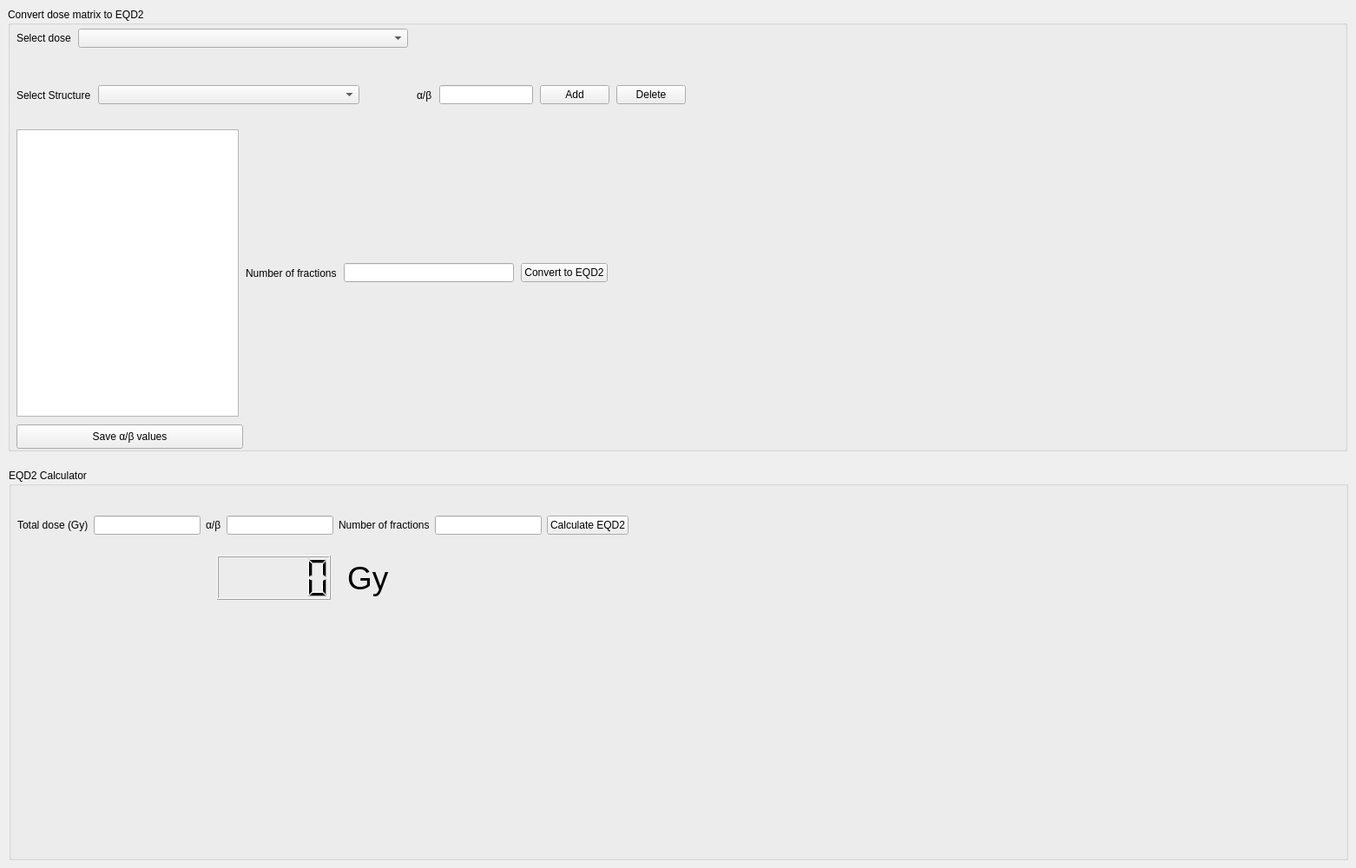
          <widget class="QWidget" name="eqd2">
           <attribute name="title">
            <string>EQD2</string>
           </attribute>
           <widget class="QGroupBox" name="dose_matri_to_eqd2">
            <property name="geometry">
             <rect>
              <x>9</x>
              <y>9</y>
              <width>1543</width>
              <height>511</height>
             </rect>
            </property>
            <property name="title">
             <string>Convert dose matrix to EQD2</string>
            </property>
            <widget class="QWidget" name="layoutWidget_00">
             <property name="geometry">
              <rect>
               <x>10</x>
               <y>20</y>
               <width>451</width>
               <height>30</height>
              </rect>
             </property>
             <layout class="QHBoxLayout" name="horizontalLayout" stretch="0,3">
              <property name="spacing">
               <number>8</number>
              </property>
              <item>
               <widget class="QLabel" name="eqd2_lab1">
                <property name="text">
                 <string>Select dose</string>
                </property>
               </widget>
              </item>
              <item>
               <widget class="QComboBox" name="dose_list"/>
              </item>
             </layout>
            </widget>
            <widget class="QWidget" name="layoutWidget_01">
             <property name="geometry">
              <rect>
               <x>10</x>
               <y>70</y>
               <width>771</width>
               <height>61</height>
              </rect>
             </property>
             <layout class="QHBoxLayout" name="chose_struct" stretch="0,8,0,0,0,0,0">
              <property name="spacing">
               <number>8</number>
              </property>
              <item>
               <widget class="QLabel" name="eqd2_lab1_2">
                <property name="text">
                 <string>Select Structure</string>
                </property>
               </widget>
              </item>
              <item>
               <widget class="QComboBox" name="eqd2_struct_list"/>
              </item>
              <item>
               <spacer name="horizontalSpacer_47">
                <property name="orientation">
                 <enum>Qt::Orientation::Horizontal</enum>
                </property>
                <property name="sizeType">
                 <enum>QSizePolicy::Policy::Fixed</enum>
                </property>
                <property name="sizeHint" stdset="0">
                 <size>
                  <width>58</width>
                  <height>20</height>
                 </size>
                </property>
               </spacer>
              </item>
              <item>
               <widget class="QLabel" name="eqd2_lab1_3">
                <property name="text">
                 <string>α/β</string>
                </property>
               </widget>
              </item>
              <item>
               <widget class="QLineEdit" name="ab_input"/>
              </item>
              <item>
               <widget class="QPushButton" name="add_to_ab_list">
                <property name="text">
                 <string>Add</string>
                </property>
               </widget>
              </item>
              <item>
               <widget class="QPushButton" name="delete_from_ab_list">
                <property name="text">
                 <string>Delete</string>
                </property>
               </widget>
              </item>
             </layout>
            </widget>
            <widget class="QWidget" name="layoutWidget_02">
             <property name="geometry">
              <rect>
               <x>10</x>
               <y>140</y>
               <width>681</width>
               <height>331</height>
              </rect>
             </property>
             <layout class="QHBoxLayout" name="laststep">
              <property name="spacing">
               <number>8</number>
              </property>
              <item>
               <widget class="QTableWidget" name="ab_table"/>
              </item>
              <item>
               <widget class="QLabel" name="n_fractions_label">
                <property name="text">
                 <string>Number of fractions</string>
                </property>
               </widget>
              </item>
              <item>
               <widget class="QLineEdit" name="input_fractions"/>
              </item>
              <item>
               <widget class="QPushButton" name="calc_eqd2">
                <property name="text">
                 <string>Convert to EQD2</string>
                </property>
               </widget>
              </item>
             </layout>
            </widget>
            <widget class="QPushButton" name="ab_matrix">
             <property name="geometry">
              <rect>
               <x>10</x>
               <y>480</y>
               <width>261</width>
               <height>28</height>
              </rect>
             </property>
             <property name="text">
              <string>Save α/β values</string>
             </property>
            </widget>
           </widget>
           <widget class="QGroupBox" name="eqd2_calc">
            <property name="geometry">
             <rect>
              <x>10</x>
              <y>540</y>
              <width>1543</width>
              <height>451</height>
             </rect>
            </property>
            <property name="title">
             <string>EQD2 Calculator</string>
            </property>
            <widget class="QLCDNumber" name="eqd2_out">
             <property name="geometry">
              <rect>
               <x>240</x>
               <y>100</y>
               <width>131</width>
               <height>51</height>
              </rect>
             </property>
            </widget>
            <widget class="QLabel" name="label_1_eqd2_calc_5">
             <property name="geometry">
              <rect>
               <x>390</x>
               <y>100</y>
               <width>91</width>
               <height>51</height>
              </rect>
             </property>
             <property name="font">
              <font>
               <pointsize>28</pointsize>
              </font>
             </property>
             <property name="text">
              <string>Gy</string>
             </property>
             <property name="scaledContents">
              <bool>true</bool>
             </property>
            </widget>
            <widget class="QWidget" name="layoutWidget">
             <property name="geometry">
              <rect>
               <x>10</x>
               <y>50</y>
               <width>704</width>
               <height>30</height>
              </rect>
             </property>
             <layout class="QHBoxLayout" name="horizontalLayout_2">
              <item>
               <widget class="QLabel" name="label_1_eqd2_calc_2">
                <property name="text">
                 <string>Total dose (Gy)</string>
                </property>
               </widget>
              </item>
              <item>
               <widget class="QLineEdit" name="input_total_dose"/>
              </item>
              <item>
               <widget class="QLabel" name="label_1_eqd2_calc_3">
                <property name="text">
                 <string>α/β</string>
                </property>
               </widget>
              </item>
              <item>
               <widget class="QLineEdit" name="input_ab_calculator"/>
              </item>
              <item>
               <widget class="QLabel" name="label_1_eqd2_calc_4">
                <property name="text">
                 <string>Number of fractions</string>
                </property>
               </widget>
              </item>
              <item>
               <widget class="QLineEdit" name="input_frac_calc"/>
              </item>
              <item>
               <widget class="QPushButton" name="calc_eqd2_2">
                <property name="text">
                 <string>Calculate EQD2</string>
                </property>
               </widget>
              </item>
             </layout>
            </widget>
           </widget>
          </widget>
